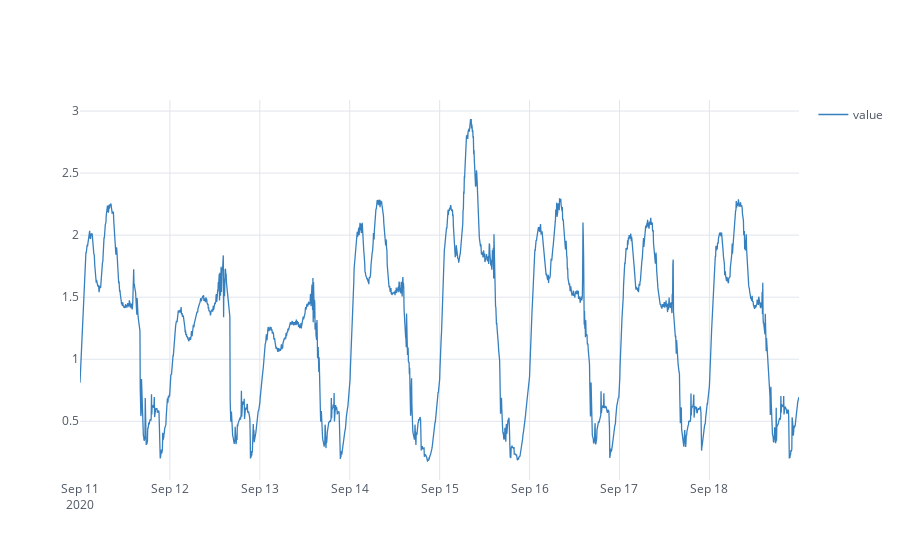

Source (notebook cell):
### Code cell
raw_data = pd.read_csv("../data/storage.csv")
raw_data["time"] = pd.to_datetime(raw_data["time"], unit="s")
# data["time"] =  data["time"].apply(lambda ts: datetime.fromtimestamp(ts))
raw_data = raw_data.set_index(["time"])
raw_data["value"] = raw_data["value"] / 1000
# data = data.loc[(data.index > datetime(2020, 8, 30)) & (data.index < datetime(2020, 9, 30))]
data = raw_data.loc["2020-9-11": "2020-9-18"]
data.blot(theme="white", color="blue")

### Figure 1 — Plotly figure (JSON) as saved in the notebook; plotly's stock layout.template omitted (floating-point values rounded to 4 significant figures; data arrays with more than 128 entries replaced by an {"elided": "..."} marker saying what was removed)
{"data": [{"line": {"color": "rgba(55, 128, 191, 1.0)", "dash": "solid", "shape": "linear", "width": 1.3}, "mode": "lines", "name": "value", "showlegend": true, "text": "", "type": "scatter", "x": {"elided": "2302 str values"}, "y": {"elided": "2302 float values"}}], "layout": {"legend": {"bgcolor": "#FFFFFF", "font": {"color": "#4D5663"}}, "paper_bgcolor": "#FFFFFF", "plot_bgcolor": "#FFFFFF", "title": {"font": {"color": "#4D5663"}, "x": 0.5}, "xaxis": {"gridcolor": "#E1E5ED", "showgrid": true, "tickfont": {"color": "#4D5663"}, "title": {"font": {"color": "#4D5663"}, "text": ""}, "zerolinecolor": "#E1E5ED"}, "yaxis": {"gridcolor": "#E1E5ED", "showgrid": true, "tickfont": {"color": "#4D5663"}, "title": {"font": {"color": "#4D5663"}, "text": ""}, "zerolinecolor": "#E1E5ED"}}}
